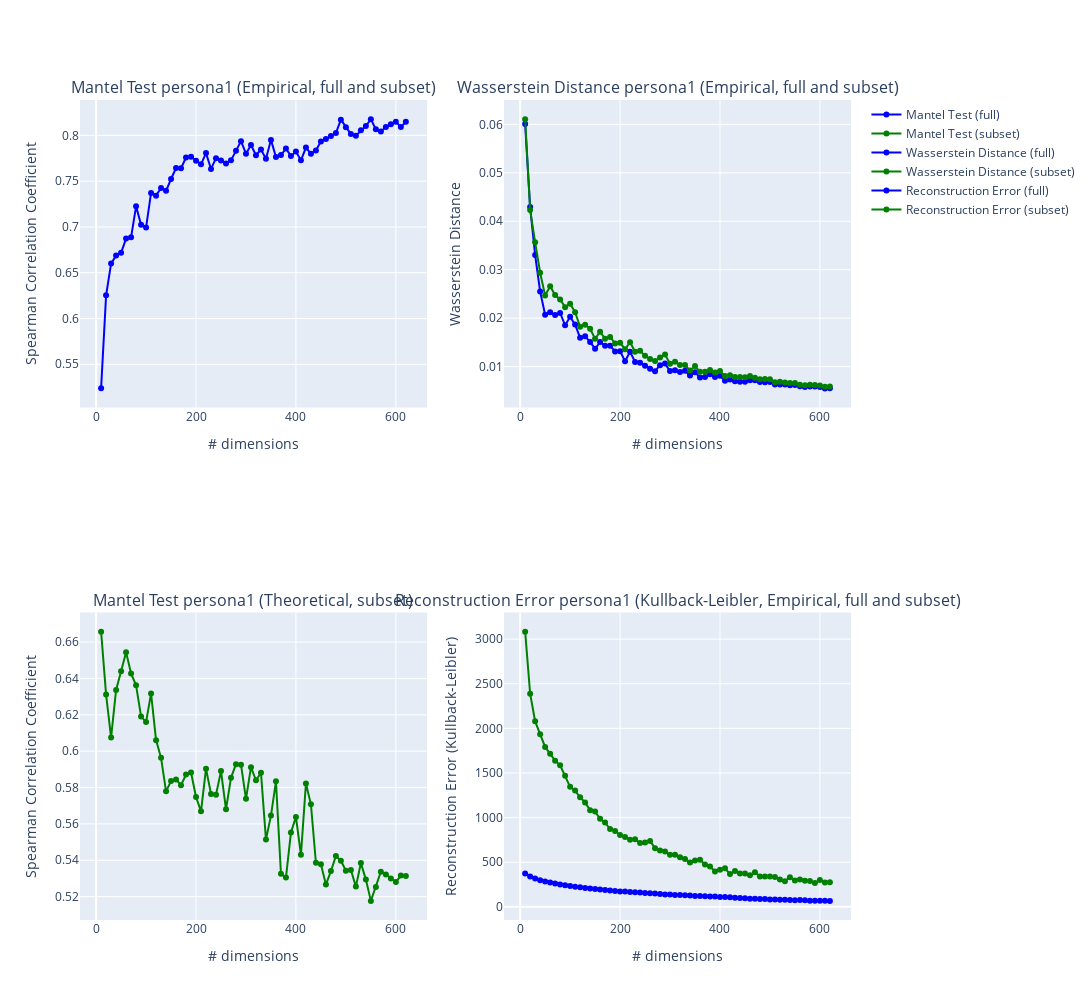

This figure's notebook cell:
### Code cell
#### RUN THIS VISUALIZATION: VISUALIZE EVALUATION RESULTS (PLOTLY INTERACTIVE): ALL EVAL METRICS
# the only theoretical 'sanity check' is with mantel subset!

from plotly.subplots import make_subplots
# Create subplots with 1 row and 4 columns
fig = make_subplots(rows=2, cols=2,
                    subplot_titles=( 
                                    'Mantel Test persona1 (Empirical, full and subset)', 
                                    'Wasserstein Distance persona1 (Empirical, full and subset)',
                                    'Mantel Test persona1 (Theoretical, subset)',
                                    'Reconstruction Error persona1 (Kullback-Leibler, Empirical, full and subset)'
                                    ))

# Add traces to each subplot
## MANTEL
fig.add_trace(go.Scatter(x=test_range, 
                         y=[t[0] for t in mantel_empirical_all1], 
                         mode='markers+lines', 
                         name='Mantel Test (full)', 
                         line=dict(color='blue')), 
                         row=1, col=1)
fig.add_trace(go.Scatter(x=test_range, 
                         y=[t[0] for t in mantel_empirical_subset1],
                        mode='markers+lines', 
                        name='Mantel Test (subset)', 
                        line=dict(color='green')), 
                        row=1, col=1)

fig.add_trace(go.Scatter(x=test_range,
                         y=[t[0] for t in mantel_theoretical_subset1],
                         mode='markers+lines', 
                         name='Mantel Test (subset)', 
                         line=dict(color='green')), 
                         row=2, col=1)

## WASSERSTEIN
fig.add_trace(go.Scatter(x=test_range, 
                         y=wasserstein_all1, 
                         mode='markers+lines', 
                         name='Wasserstein Distance (full)', 
                         line=dict(color='blue')), 
                         row=1, col=2)
fig.add_trace(go.Scatter(x=test_range, 
                         y=wasserstein_subset1, 
                         mode='markers+lines', 
                         name='Wasserstein Distance (subset)', 
                         line=dict(color='green')), 
                         row=1, col=2)

## RECONSTRUCTION ERROR
fig.add_trace(go.Scatter(x=test_range, 
                         y=reconstruction_errors_all1, 
                         mode='markers+lines', 
                         name='Reconstruction Error (full)', 
                         line=dict(color='blue')), 
                         row=2, col=2)
fig.add_trace(go.Scatter(x=test_range, 
                         y=reconstruction_errors_subset1, 
                         mode='markers+lines', 
                         name='Reconstruction Error (subset)', 
                         line=dict(color='green')), 
                         row=2, col=2)



# Update layout and axis labels
fig.update_layout(height=1000, width=1500)
fig.update_xaxes(title_text='# dimensions', row=1, col=1)
fig.update_xaxes(title_text='# dimensions', row=1, col=2)
fig.update_xaxes(title_text='# dimensions', row=2, col=1)
fig.update_xaxes(title_text='# dimensions', row=2, col=2)

fig.update_yaxes(title_text='Spearman Correlation Coefficient', row=1, col=1)
fig.update_yaxes(title_text='Wasserstein Distance', row=1, col=2)
fig.update_yaxes(title_text='Spearman Correlation Coefficient', row=2, col=1)
fig.update_yaxes(title_text='Reconstruction Error (Kullback-Leibler)', row=2, col=2)


# Show the subplots
fig.show()

### Figure 1 — Plotly figure (JSON) as saved in the notebook; plotly's stock layout.template omitted (floating-point values rounded to 4 significant figures)
{"data": [{"line": {"color": "blue"}, "mode": "markers+lines", "name": "Mantel Test (full)", "type": "scatter", "x": [10, 20, 30, 40, 50, 60, 70, 80, 90, 100, 110, 120, 130, 140, 150, 160, 170, 180, 190, 200, 210, 220, 230, 240, 250, 260, 270, 280, 290, 300, 310, 320, 330, 340, 350, 360, 370, 380, 390, 400, 410, 420, 430, 440, 450, 460, 470, 480, 490, 500, 510, 520, 530, 540, 550, 560, 570, 580, 590, 600, 610, 620], "xaxis": "x", "y": [0.5237, 0.6253, 0.6599, 0.6687, 0.6717, 0.6873, 0.6887, 0.7225, 0.7023, 0.6993, 0.7372, 0.7342, 0.7425, 0.7394, 0.7524, 0.7644, 0.7641, 0.7758, 0.7766, 0.7723, 0.7684, 0.7806, 0.7633, 0.7751, 0.7724, 0.7694, 0.7727, 0.7831, 0.7937, 0.78, 0.7895, 0.7784, 0.7846, 0.7745, 0.7951, 0.7762, 0.7785, 0.7855, 0.7776, 0.7823, 0.7727, 0.7867, 0.7799, 0.7834, 0.7934, 0.796, 0.7993, 0.8025, 0.8171, 0.809, 0.8014, 0.7997, 0.8056, 0.8103, 0.8177, 0.8066, 0.8043, 0.8091, 0.8122, 0.8149, 0.809, 0.8149], "yaxis": "y"}, {"line": {"color": "green"}, "mode": "markers+lines", "name": "Mantel Test (subset)", "type": "scatter", "x": [10, 20, 30, 40, 50, 60, 70, 80, 90, 100, 110, 120, 130, 140, 150, 160, 170, 180, 190, 200, 210, 220, 230, 240, 250, 260, 270, 280, 290, 300, 310, 320, 330, 340, 350, 360, 370, 380, 390, 400, 410, 420, 430, 440, 450, 460, 470, 480, 490, 500, 510, 520, 530, 540, 550, 560, 570, 580, 590, 600, 610, 620], "xaxis": "x", "y": [], "yaxis": "y"}, {"line": {"color": "green"}, "mode": "markers+lines", "name": "Mantel Test (subset)", "type": "scatter", "x": [10, 20, 30, 40, 50, 60, 70, 80, 90, 100, 110, 120, 130, 140, 150, 160, 170, 180, 190, 200, 210, 220, 230, 240, 250, 260, 270, 280, 290, 300, 310, 320, 330, 340, 350, 360, 370, 380, 390, 400, 410, 420, 430, 440, 450, 460, 470, 480, 490, 500, 510, 520, 530, 540, 550, 560, 570, 580, 590, 600, 610, 620], "xaxis": "x3", "y": [0.6657, 0.6311, 0.6075, 0.6336, 0.6439, 0.6545, 0.6427, 0.6362, 0.6191, 0.616, 0.6318, 0.6061, 0.5963, 0.5779, 0.5836, 0.5845, 0.5813, 0.5871, 0.5883, 0.5748, 0.5669, 0.5904, 0.5765, 0.5761, 0.589, 0.568, 0.5854, 0.5928, 0.5926, 0.5738, 0.5912, 0.584, 0.5881, 0.5514, 0.5646, 0.5834, 0.5326, 0.5305, 0.5552, 0.5638, 0.543, 0.5822, 0.5707, 0.5386, 0.5378, 0.5266, 0.5341, 0.5424, 0.5397, 0.5343, 0.5346, 0.5255, 0.5385, 0.5293, 0.5177, 0.5253, 0.5337, 0.5322, 0.5299, 0.528, 0.5316, 0.5313], "yaxis": "y3"}, {"line": {"color": "blue"}, "mode": "markers+lines", "name": "Wasserstein Distance (full)", "type": "scatter", "x": [10, 20, 30, 40, 50, 60, 70, 80, 90, 100, 110, 120, 130, 140, 150, 160, 170, 180, 190, 200, 210, 220, 230, 240, 250, 260, 270, 280, 290, 300, 310, 320, 330, 340, 350, 360, 370, 380, 390, 400, 410, 420, 430, 440, 450, 460, 470, 480, 490, 500, 510, 520, 530, 540, 550, 560, 570, 580, 590, 600, 610, 620], "xaxis": "x2", "y": [0.06006, 0.04292, 0.03303, 0.02551, 0.02072, 0.0212, 0.02067, 0.02108, 0.01853, 0.02029, 0.01867, 0.01597, 0.01626, 0.0151, 0.01369, 0.01507, 0.01432, 0.01433, 0.01314, 0.01319, 0.01112, 0.01308, 0.01098, 0.0108, 0.01018, 0.009557, 0.009045, 0.0103, 0.01063, 0.009083, 0.009271, 0.008868, 0.009141, 0.008153, 0.008852, 0.007763, 0.007878, 0.00841, 0.007856, 0.008117, 0.007104, 0.007348, 0.006957, 0.006865, 0.00689, 0.007184, 0.007175, 0.006806, 0.00675, 0.006841, 0.00632, 0.006309, 0.006307, 0.00616, 0.006225, 0.005942, 0.005807, 0.005899, 0.005872, 0.005799, 0.00551, 0.005539], "yaxis": "y2"}, {"line": {"color": "green"}, "mode": "markers+lines", "name": "Wasserstein Distance (subset)", "type": "scatter", "x": [10, 20, 30, 40, 50, 60, 70, 80, 90, 100, 110, 120, 130, 140, 150, 160, 170, 180, 190, 200, 210, 220, 230, 240, 250, 260, 270, 280, 290, 300, 310, 320, 330, 340, 350, 360, 370, 380, 390, 400, 410, 420, 430, 440, 450, 460, 470, 480, 490, 500, 510, 520, 530, 540, 550, 560, 570, 580, 590, 600, 610, 620], "xaxis": "x2", "y": [0.06108, 0.04231, 0.03565, 0.02938, 0.02468, 0.02657, 0.02478, 0.02388, 0.02228, 0.023, 0.02122, 0.01824, 0.01863, 0.01783, 0.01573, 0.01722, 0.01576, 0.01611, 0.01479, 0.01492, 0.01359, 0.01503, 0.01306, 0.01327, 0.01223, 0.01155, 0.01116, 0.0119, 0.01249, 0.01059, 0.01101, 0.01032, 0.01035, 0.00918, 0.01011, 0.008934, 0.008942, 0.009307, 0.008762, 0.009088, 0.008056, 0.008195, 0.007877, 0.007843, 0.007831, 0.00805, 0.00771, 0.007401, 0.007424, 0.00737, 0.006757, 0.006856, 0.006722, 0.006626, 0.006634, 0.006283, 0.006147, 0.006238, 0.006217, 0.006113, 0.005867, 0.005879], "yaxis": "y2"}, {"line": {"color": "blue"}, "mode": "markers+lines", "name": "Reconstruction Error (full)", "type": "scatter", "x": [10, 20, 30, 40, 50, 60, 70, 80, 90, 100, 110, 120, 130, 140, 150, 160, 170, 180, 190, 200, 210, 220, 230, 240, 250, 260, 270, 280, 290, 300, 310, 320, 330, 340, 350, 360, 370, 380, 390, 400, 410, 420, 430, 440, 450, 460, 470, 480, 490, 500, 510, 520, 530, 540, 550, 560, 570, 580, 590, 600, 610, 620], "xaxis": "x4", "y": [372.6, 338.6, 317.8, 297.5, 283.1, 271.7, 260.8, 251.1, 242.6, 234.0, 224.7, 218.5, 209.5, 204.5, 200.5, 193.3, 188.0, 182.1, 177.4, 172.8, 171.0, 165.5, 161.8, 159.7, 154.5, 151.5, 147.9, 143.3, 137.5, 138.5, 132.9, 131.2, 128.5, 126.8, 120.1, 119.7, 119.6, 115.6, 115.3, 108.6, 109.6, 107.5, 101.7, 99.38, 96.59, 90.87, 89.74, 87.59, 86.94, 81.27, 82.46, 78.79, 78.44, 76.93, 74.11, 75.82, 73.32, 68.29, 67.59, 66.61, 69.05, 66.5], "yaxis": "y4"}, {"line": {"color": "green"}, "mode": "markers+lines", "name": "Reconstruction Error (subset)", "type": "scatter", "x": [10, 20, 30, 40, 50, 60, 70, 80, 90, 100, 110, 120, 130, 140, 150, 160, 170, 180, 190, 200, 210, 220, 230, 240, 250, 260, 270, 280, 290, 300, 310, 320, 330, 340, 350, 360, 370, 380, 390, 400, 410, 420, 430, 440, 450, 460, 470, 480, 490, 500, 510, 520, 530, 540, 550, 560, 570, 580, 590, 600, 610, 620], "xaxis": "x4", "y": [3084.0, 2389.0, 2079.0, 1935.0, 1792.0, 1714.0, 1638.0, 1586.0, 1468.0, 1345.0, 1302.0, 1227.0, 1169.0, 1083.0, 1067.0, 985.9, 943.7, 872.0, 849.6, 805.8, 782.0, 750.7, 758.3, 713.9, 720.8, 738.1, 657.5, 632.5, 619.2, 582.3, 584.4, 555.0, 535.7, 495.5, 518.0, 528.4, 472.8, 451.0, 396.7, 414.1, 432.3, 366.8, 401.2, 374.3, 374.6, 353.1, 386.9, 338.5, 339.9, 339.3, 335.1, 304.8, 285.2, 330.8, 295.0, 305.6, 293.3, 288.3, 265.8, 301.3, 273.2, 276.6], "yaxis": "y4"}], "layout": {"annotations": [{"font": {"size": 16}, "showarrow": false, "text": "Mantel Test persona1 (Empirical, full and subset)", "x": 0.225, "xanchor": "center", "xref": "paper", "y": 1, "yanchor": "bottom", "yref": "paper"}, {"font": {"size": 16}, "showarrow": false, "text": "Wasserstein Distance persona1 (Empirical, full and subset)", "x": 0.775, "xanchor": "center", "xref": "paper", "y": 1, "yanchor": "bottom", "yref": "paper"}, {"font": {"size": 16}, "showarrow": false, "text": "Mantel Test persona1 (Theoretical, subset)", "x": 0.225, "xanchor": "center", "xref": "paper", "y": 0.375, "yanchor": "bottom", "yref": "paper"}, {"font": {"size": 16}, "showarrow": false, "text": "Reconstruction Error persona1 (Kullback-Leibler, Empirical, full and subset)", "x": 0.775, "xanchor": "center", "xref": "paper", "y": 0.375, "yanchor": "bottom", "yref": "paper"}], "height": 1000, "width": 1500, "xaxis": {"anchor": "y", "domain": [0, 0.45], "title": {"text": "# dimensions"}}, "xaxis2": {"anchor": "y2", "domain": [0.55, 1], "title": {"text": "# dimensions"}}, "xaxis3": {"anchor": "y3", "domain": [0, 0.45], "title": {"text": "# dimensions"}}, "xaxis4": {"anchor": "y4", "domain": [0.55, 1], "title": {"text": "# dimensions"}}, "yaxis": {"anchor": "x", "domain": [0.625, 1], "title": {"text": "Spearman Correlation Coefficient"}}, "yaxis2": {"anchor": "x2", "domain": [0.625, 1], "title": {"text": "Wasserstein Distance"}}, "yaxis3": {"anchor": "x3", "domain": [0, 0.375], "title": {"text": "Spearman Correlation Coefficient"}}, "yaxis4": {"anchor": "x4", "domain": [0, 0.375], "title": {"text": "Reconstruction Error (Kullback-Leibler)"}}}}
